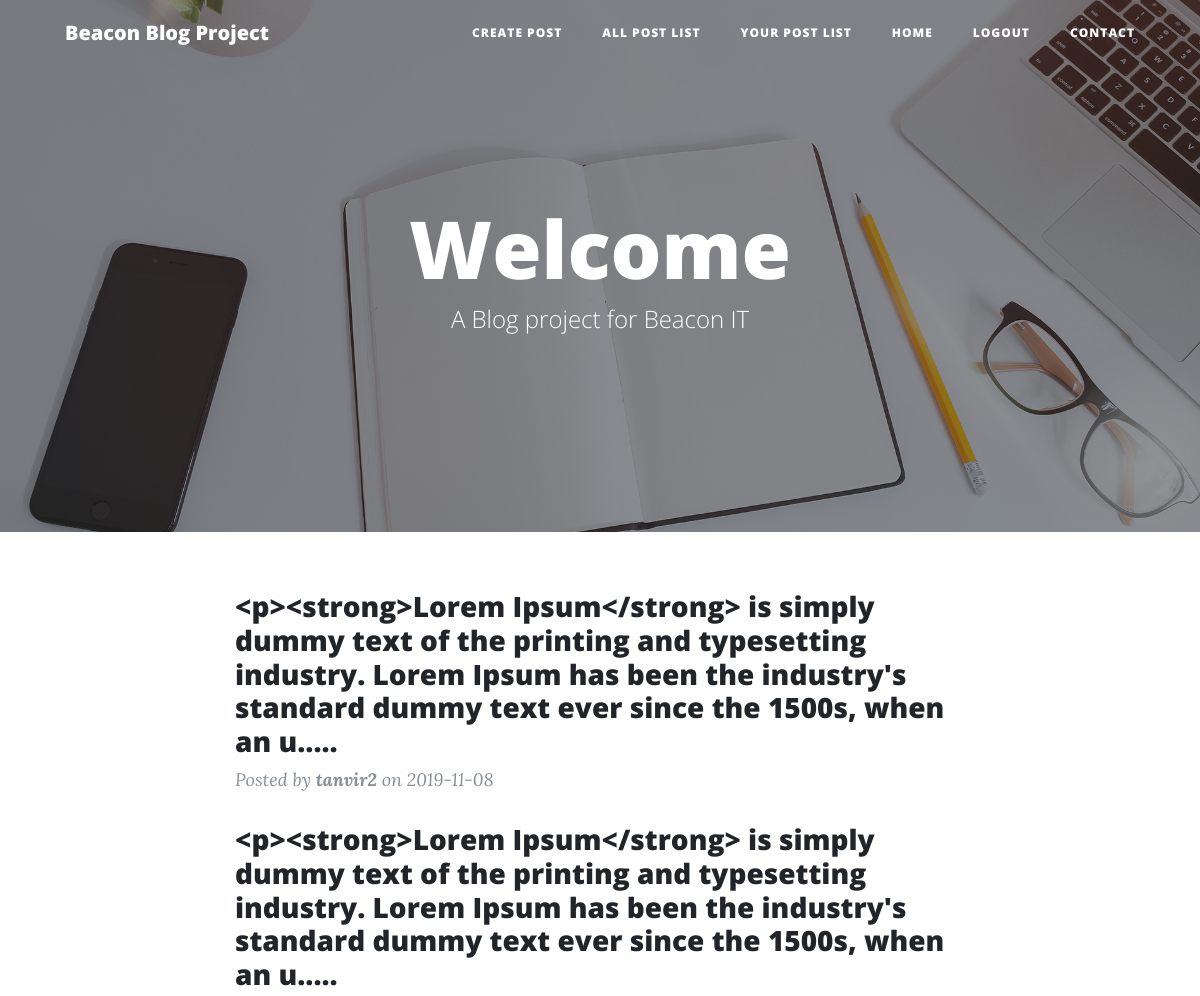
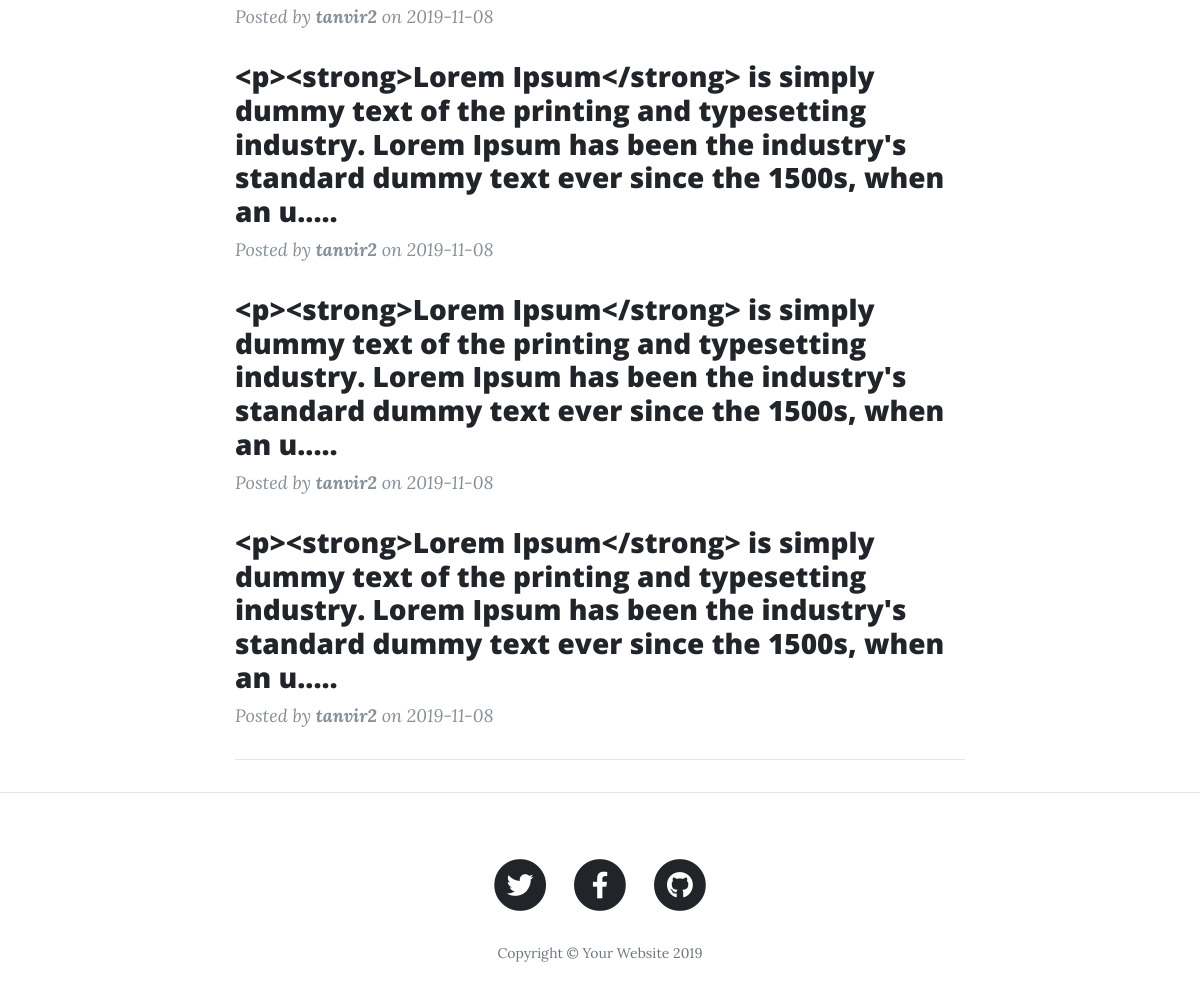
The app's page /home.php with its own data (2 pictures, top to bottom).
### tables this page shows
CREATE TABLE `post` (
  `id` int(11) NOT NULL,
  `username` varchar(150) NOT NULL,
  `post` text NOT NULL,
  `date` date NOT NULL
);

### asset/database.php (called while the page is built, shortened)
<?php
    class MySQLDatabase{
        public function query($sql){
            $this->connection = mysqli_connect(DB_HOST,DB_USER,DB_PASS,DB_NAME);
            $result = mysqli_query($this->connection,$sql);
            return $result;
        }
    }
    $connection = new MySQLDatabase;
?>

### home.php (the view, shortened to what this page needs)
<?php
  require_once('asset/config.php');
  require_once('asset/database.php');
  require_once('asset/log_backend.php');
?>
<!DOCTYPE html>
<html lang="en">
<head>
  <link href="vendor/bootstrap/css/bootstrap.min.css" rel="stylesheet">
  <link href="vendor/fontawesome-free/css/all.min.css" rel="stylesheet" type="text/css">
  <link href="css/clean-blog.min.css" rel="stylesheet">
</head>
<body>
  <?php include('nav.php'); ?>
  <header class="masthead" style="background-image: url('img/home-bg.jpg')">
    <div class="overlay"></div>
    <div class="container">
      <div class="row">
        <div class="col-lg-8 col-md-10 mx-auto">
          <div class="site-heading">
            <h1><?php echo "Welcome ".$_SESSION['username']; ?></h1>
            <span class="subheading">A Blog project for Beacon IT</span>
          </div>
        </div>
      </div>
    </div>
  </header>
  <?php
    $sql = "SELECT * FROM post ORDER BY id DESC LIMIT 5;";
    $result = $connection->query($sql);
  ?>
  <div class="container">
    <div class="row">
      <div class="col-lg-8 col-md-10 mx-auto">
        <div class="post-preview">
            <?php while($row=mysqli_fetch_array($result)){ ?>
            <h3 class="post-subtitle">
              <?php echo substr($row['post'], 0, 200).".....";?>
            </h3>
                    <p class="post-meta">Posted by
            <b><?php  echo $row['username']; ?></b>
            on <i><?php  echo $row['date']; ?></i></p>
<?php
}
?>
        </div>
        <hr>
      </div>
    </div>
  </div>
  <hr>
 <?php include('footer.php'); ?>

### nav.php (shortened to what this page needs)
<nav class="navbar navbar-expand-lg navbar-light fixed-top" id="mainNav">
    <div class="container">
      <a class="navbar-brand" href="index.html">Beacon Blog Project</a>
      <div class="collapse navbar-collapse" id="navbarResponsive">
        <ul class="navbar-nav ml-auto">
        <li class="nav-item">
            <a class="nav-link" href="create_post.php">Create Post</a>
          </li>
          <li class="nav-item">
            <a class="nav-link" href="allpostlist.php">All Post List</a>
          </li>
          <li class="nav-item">
            <a class="nav-link" href="yourpostlist.php">Your Post List</a>
          </li>
          <li class="nav-item">
            <a class="nav-link" href="home.php">Home</a>
          </li>
          <li class="nav-item">
            <a class="nav-link" href="logout.php">Logout</a>
          </li>
          <li class="nav-item">
            <a class="nav-link" href="contact.php">Contact</a>
          </li>
        </ul>
      </div>
    </div>
  </nav>

### footer.php (shortened to what this page needs)
  <footer>
    <div class="container">
      <div class="row">
        <div class="col-lg-8 col-md-10 mx-auto">
          <ul class="list-inline text-center">
            <li class="list-inline-item">
              <a href="#">
                <span class="fa-stack fa-lg">
                  <i class="fas fa-circle fa-stack-2x"></i>
                  <i class="fab fa-twitter fa-stack-1x fa-inverse"></i>
                </span>
              </a>
            </li>
            <li class="list-inline-item">
              <a href="#">
                <span class="fa-stack fa-lg">
                  <i class="fas fa-circle fa-stack-2x"></i>
                  <i class="fab fa-facebook-f fa-stack-1x fa-inverse"></i>
                </span>
              </a>
            </li>
            <li class="list-inline-item">
              <a href="#">
                <span class="fa-stack fa-lg">
                  <i class="fas fa-circle fa-stack-2x"></i>
                  <i class="fab fa-github fa-stack-1x fa-inverse"></i>
                </span>
              </a>
            </li>
          </ul>
          <p class="copyright text-muted">Copyright &copy; Your Website 2019</p>
        </div>
      </div>
    </div>
  </footer>
</body>
</html>

### records on screen
post: post "<p><strong>Lorem Ipsum</strong> is simply dummy text of the printing and typesetting industry. Lorem Ipsum has been the industry's standard dummy text ever since the 1500s, when an u", username "tanvir2", date "2019-11-08"
post: post "<p><strong>Lorem Ipsum</strong> is simply dummy text of the printing and typesetting industry. Lorem Ipsum has been the industry's standard dummy text ever since the 1500s, when an u", username "tanvir2", date "2019-11-08"
post: post "<p><strong>Lorem Ipsum</strong> is simply dummy text of the printing and typesetting industry. Lorem Ipsum has been the industry's standard dummy text ever since the 1500s, when an u", username "tanvir2", date "2019-11-08"
post: post "<p><strong>Lorem Ipsum</strong> is simply dummy text of the printing and typesetting industry. Lorem Ipsum has been the industry's standard dummy text ever since the 1500s, when an u", username "tanvir2", date "2019-11-08"
post: post "<p><strong>Lorem Ipsum</strong> is simply dummy text of the printing and typesetting industry. Lorem Ipsum has been the industry's standard dummy text ever since the 1500s, when an u", username "tanvir2", date "2019-11-08"
